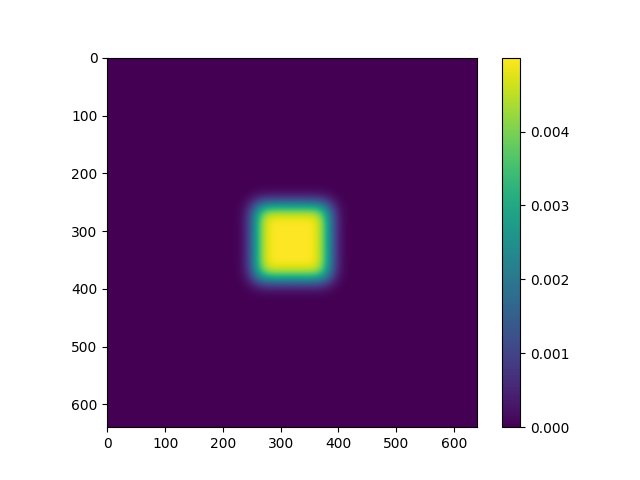

The script that saved this image:
import time
import numpy as np
import matplotlib.pyplot as plt

def save_figure(u):
    plt.figure()
    plt.imshow(u)
    plt.colorbar()
    plt.savefig(__file__.rsplit(".", 1)[0] + ".png")
    plt.close()

#@profile
def custom_roll(rollee, shift, axis, out):
    if shift==1 and axis==0:
        out[1:, :] += rollee[:-1, :]
        out[0, :] += rollee[-1, :]
    elif shift == -1 and axis == 0:
        out[:-1, :] += rollee[1:, :]
        out[-1, :] += rollee[0, :]
    elif shift == 1 and axis == 1:
        out[:, 1:] += rollee[:, :-1]
        out[:, 0] += rollee[:, -1]
    elif shift == -1 and axis == 1:
        out[:, :-1] += rollee[:, 1:]
        out[:, -1] += rollee[:, 0]

#@profile
def diffusion_op(u_in, u_out):
    np.copyto(u_out, u_in)
    u_out *= -4
    custom_roll(u_in, +1, 0, u_out)
    custom_roll(u_in, -1, 0, u_out)
    custom_roll(u_in, +1, 1, u_out)
    custom_roll(u_in, -1, 1, u_out)

#@profile
def diffusion(u_in, u_out, dt, D=1):
    diffusion_op(u_in, u_out)
    u_out *= D * dt
    u_out += u_in

#@profile
def dropInk(max_iter):
    u = np.zeros(data_size)
    u_new = np.zeros(data_size)
    ink_low = int(data_size[0] * 0.4)
    ink_high = int(data_size[0] * 0.6)
    u[ink_low:ink_high, ink_low:ink_high] = 0.005
    start = time.time()
    
    for i in range(max_iter):
        diffusion(u, u_new, 0.1)
        u, u_new = u_new, u
    end = time.time()
    return end-start, u

# main loop for profiling
if __name__ == "__main__":
    data_size = (640,640)
    elapsed, u = dropInk(1000)
    save_figure(u)
    print("time elapsed:", elapsed)

# time elapsed: 1.7757248878479004
# kernprof -lv diffusion_custom.py
# perf stat -e cycles,instructions,cache-references,cache-misses,branches,branch-misses,task-clock,faults,minor-faults,cs,migrations python3 diffusion_custom.py
